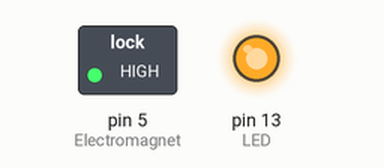
Simulated run of this sketch. Board: Arduino Uno, built with avr-gcc and run on an emulated ATmega328P. Shown: switched loads named in the sketch (green lamp = pin HIGH), output pins drawn as LEDs (lit = HIGH).

Above: at 0.1 s.
Timing chart, 0 to 1.6 s (numbered marks = the images above):
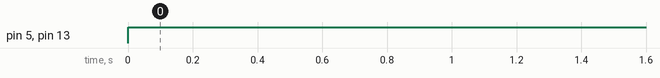

Measured:
- by itself, pin 5 (Electromagnet), pin 13 (LED): LOW → HIGH at 0.00 s

The sketch:

Arduino______.ino
```cpp
int Electromagnet = 5;
int LED = 13;

// the setup routine runs once when you press reset:
void setup() {
  // initialize the digital pin as an output.
  pinMode(Electromagnet, OUTPUT);
  pinMode(LED, OUTPUT);
}

// the loop routine runs over and over again forever:
void loop() {
  digitalWrite(Electromagnet, HIGH); // turn the Electromagnet on (HIGH is the voltage level)
  digitalWrite(LED, HIGH);   // turn the LED on (HIGH is the voltage level)
  //delay(5000);               // wait for a second
  //digitalWrite(Electromagnet, LOW);// turn the Electromagnet off by making the voltage LOW
  //digitalWrite(LED, LOW);  // turn the LED off by making the voltage LOW
  //delay(5000);               // wait for a second
}
```
